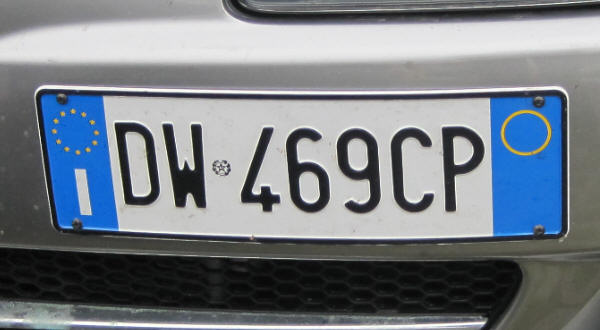
#> input picture Image detection/car.jpg, 600 x 330 px
$ python test.py
#> lines starting #> are read from the running program, lines starting #| are printed output that depends on the picture; after the words box and inside, x2 and y2 are one past the last pixel; in counts of white or black regions, pixels touching at a corner belong together
import cv2
import pytesseract
import numpy as np

# Caricare l'immagine
image = cv2.imread("car.jpg")
#> image is the input picture: shape (330, 600, 3); mean B, G, R 133.6, 125.9, 118.8
gray = cv2.cvtColor(image, cv2.COLOR_BGR2GRAY)
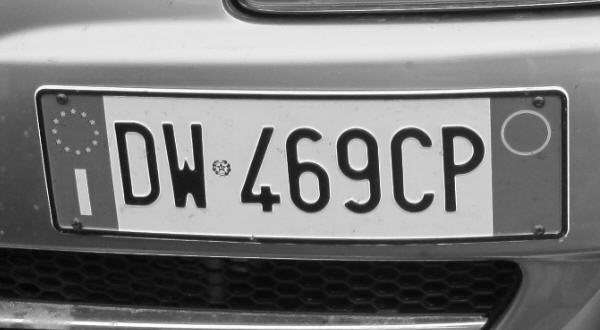
#> gray: shape (330, 600); min 2, max 255, mean 124.7

# Applicare la soglia adattiva per migliorare il contrasto
thresh = cv2.adaptiveThreshold(gray, 255, cv2.ADAPTIVE_THRESH_GAUSSIAN_C, cv2.THRESH_BINARY, 11, 2)
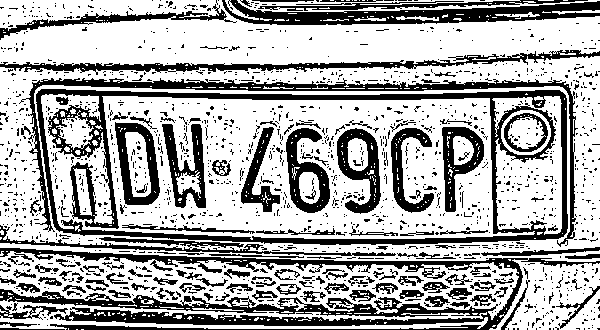
#> thresh: shape (330, 600); 66.8% white; 1580 black regions (1428 under 20 px), largest, box (x1, y1, x2, y2) and area: (0, 248, 600, 330) 11903, (36, 89, 568, 245) 10950, (19, 78, 578, 247) 4779

# Rilevare i bordi e trovare i contorni
edges = cv2.Canny(thresh, 50, 200)
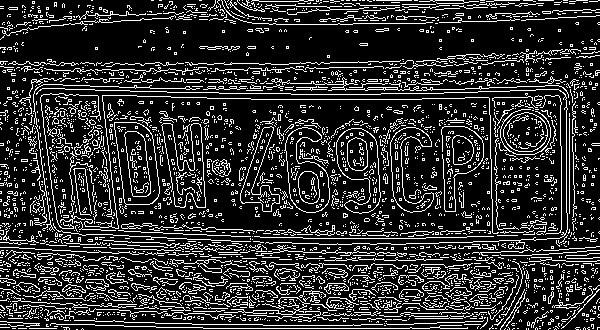
#> edges: shape (330, 600); 18.6% white in thin lines or dots
contours, _ = cv2.findContours(edges, cv2.RETR_TREE, cv2.CHAIN_APPROX_SIMPLE)
#> contours = 3565 contours, 3499 with area under 20; largest, box (x1, y1, x2, y2) and area: (114, 122, 160, 209) 2888, (114, 122, 160, 205) 2876, (336, 128, 381, 214) 2360, (336, 128, 381, 214) 2336, (284, 127, 330, 213) 2326

# Identificare le possibili regioni della targa
plate = None
for contour in contours:
    x, y, w, h = cv2.boundingRect(contour)
    aspect_ratio = w / h
    if 2 < aspect_ratio < 5:  # L'aspetto tipico di una targa
        plate = gray[y:y+h, x:x+w]
        break
#> this loop made 17 passes
#> (contour, x, y, w, h, aspect_ratio, plate) on pass 17: ([[12, 328], [15, 328]], 12, 328, 4, 1, 4, [[37, 39, 41, 42]])
#> (contour, x, y, w, h, aspect_ratio) on passes 3, 5, 6, 7, 8, 9: ([[76, 329], [77, 329]], 76, 329, 2, 1, 2), ([[555, 328], [554, 329], [555, 328], [556, 329]], 554, 328, 3, 2, 1.5), ([[549, 328], [548, 329], [549, 328], [550, 328]], 548, 328, 3, 2, 1.5), ([[539, 328], [540, 328]], 539, 328, 2, 1, 2), ([[528, 328], [528, 329]], 528, 328, 1, 2, 0.5), ([[526, 328], [526, 329]], 526, 328, 1, 2, 0.5)

if plate is not None:
#> (the run stopped early here; a loop or call above may not have finished)
